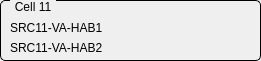
  <widget class="QGroupBox" name="GBCell11">
   <property name="geometry">
    <rect>
     <x>10</x>
     <y>370</y>
     <width>261</width>
     <height>61</height>
    </rect>
   </property>
   <property name="styleSheet">
    <string notr="true">QGroupBox {
    border: 1px solid black;
    border-radius: 5px;
    margin-top: 0.5em;
}

QGroupBox::title {
    subcontrol-origin: margin;
    left: 10px;
    padding: 0 3px 0 3px;
}</string>
   </property>
   <property name="title">
    <string>Cell 11</string>
   </property>
   <property name="checkable">
    <bool>false</bool>
   </property>
   <widget class="QLabel" name="label_17">
    <property name="geometry">
     <rect>
      <x>10</x>
      <y>20</y>
      <width>121</width>
      <height>16</height>
     </rect>
    </property>
    <property name="text">
     <string>SRC11-VA-HAB1</string>
    </property>
   </widget>
   <widget class="QLabel" name="label_38">
    <property name="geometry">
     <rect>
      <x>10</x>
      <y>40</y>
      <width>121</width>
      <height>16</height>
     </rect>
    </property>
    <property name="text">
     <string>SRC11-VA-HAB2</string>
    </property>
   </widget>
   <widget class="QESimpleShape" name="ledSRC11HAB1S2">
    <property name="geometry">
     <rect>
      <x>220</x>
      <y>20</y>
      <width>16</width>
      <height>16</height>
     </rect>
    </property>
    <property name="shape">
     <enum>QSimpleShape::circle</enum>
    </property>
    <property name="colour0" stdset="0">
     <color>
      <red>60</red>
      <green>20</green>
      <blue>20</blue>
     </color>
    </property>
    <property name="colour1" stdset="0">
     <color>
      <red>240</red>
      <green>5</green>
      <blue>5</blue>
     </color>
    </property>
    <property name="variable" stdset="0">
     <string>SRC$(v1)-VA-HAB1-FLS2:isInterlock</string>
    </property>
    <property name="variableSubstitutions" stdset="0">
     <string>v1=11</string>
    </property>
    <property name="edgeAlarmStateOption" stdset="0">
     <enum>QESimpleShape::Never</enum>
    </property>
    <property name="displayAlarmStateOption" stdset="0">
     <enum>QESimpleShape::Never</enum>
    </property>
   </widget>
   <widget class="QESimpleShape" name="ledSRC11HAB1S1">
    <property name="geometry">
     <rect>
      <x>150</x>
      <y>20</y>
      <width>16</width>
      <height>16</height>
     </rect>
    </property>
    <property name="shape">
     <enum>QSimpleShape::circle</enum>
    </property>
    <property name="colour0" stdset="0">
     <color>
      <red>60</red>
      <green>20</green>
      <blue>20</blue>
     </color>
    </property>
    <property name="colour1" stdset="0">
     <color>
      <red>240</red>
      <green>5</green>
      <blue>5</blue>
     </color>
    </property>
    <property name="flash0" stdset="0">
     <bool>false</bool>
    </property>
    <property name="flash1" stdset="0">
     <bool>false</bool>
    </property>
    <property name="variable" stdset="0">
     <string>SRC$(v1)-VA-HAB1-FLS1:isInterlock</string>
    </property>
    <property name="variableSubstitutions" stdset="0">
     <string>v1=11</string>
    </property>
    <property name="edgeAlarmStateOption" stdset="0">
     <enum>QESimpleShape::Never</enum>
    </property>
    <property name="displayAlarmStateOption" stdset="0">
     <enum>QESimpleShape::Never</enum>
    </property>
   </widget>
   <widget class="QESimpleShape" name="ledSRC11HAB2S2">
    <property name="geometry">
     <rect>
      <x>220</x>
      <y>40</y>
      <width>16</width>
      <height>16</height>
     </rect>
    </property>
    <property name="shape">
     <enum>QSimpleShape::circle</enum>
    </property>
    <property name="colour0" stdset="0">
     <color>
      <red>60</red>
      <green>20</green>
      <blue>20</blue>
     </color>
    </property>
    <property name="colour1" stdset="0">
     <color>
      <red>240</red>
      <green>5</green>
      <blue>5</blue>
     </color>
    </property>
    <property name="variable" stdset="0">
     <string>SRC$(v1)-VA-HAB2-FLS2:isInterlock</string>
    </property>
    <property name="variableSubstitutions" stdset="0">
     <string>v1=11</string>
    </property>
    <property name="edgeAlarmStateOption" stdset="0">
     <enum>QESimpleShape::Never</enum>
    </property>
    <property name="displayAlarmStateOption" stdset="0">
     <enum>QESimpleShape::Never</enum>
    </property>
   </widget>
   <widget class="QESimpleShape" name="ledSRC11HAB2S1">
    <property name="geometry">
     <rect>
      <x>150</x>
      <y>40</y>
      <width>16</width>
      <height>16</height>
     </rect>
    </property>
    <property name="shape">
     <enum>QSimpleShape::circle</enum>
    </property>
    <property name="colour0" stdset="0">
     <color>
      <red>60</red>
      <green>20</green>
      <blue>20</blue>
     </color>
    </property>
    <property name="colour1" stdset="0">
     <color>
      <red>240</red>
      <green>5</green>
      <blue>5</blue>
     </color>
    </property>
    <property name="flash0" stdset="0">
     <bool>false</bool>
    </property>
    <property name="flash1" stdset="0">
     <bool>false</bool>
    </property>
    <property name="variable" stdset="0">
     <string>SRC$(v1)-VA-HAB2-FLS1:isInterlock</string>
    </property>
    <property name="variableSubstitutions" stdset="0">
     <string>v1=11</string>
    </property>
    <property name="edgeAlarmStateOption" stdset="0">
     <enum>QESimpleShape::Never</enum>
    </property>
    <property name="displayAlarmStateOption" stdset="0">
     <enum>QESimpleShape::Never</enum>
    </property>
   </widget>
  </widget>
